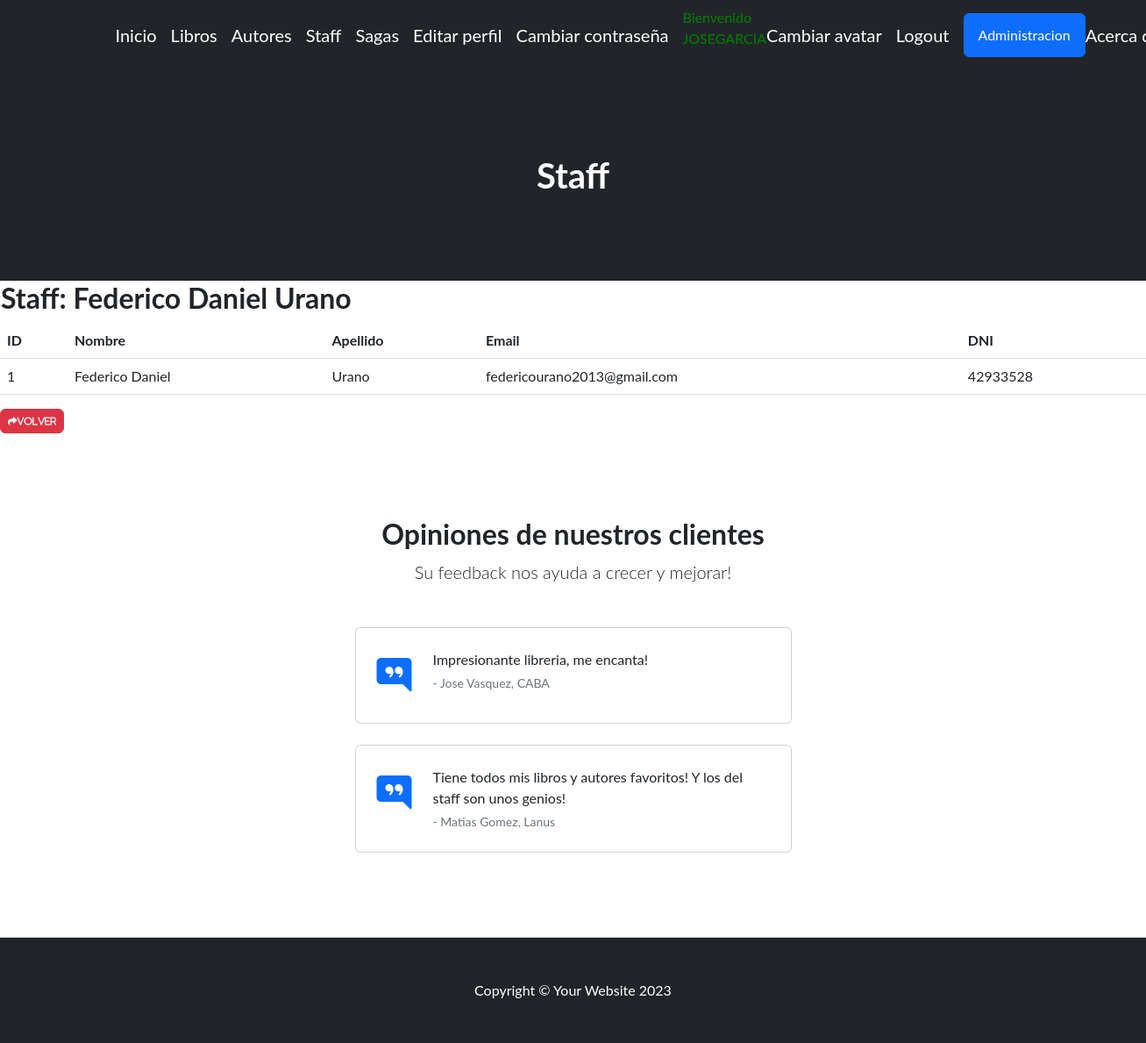
Before: /miaplicacion/detail_staff/1/ (signed in) with the older database file.
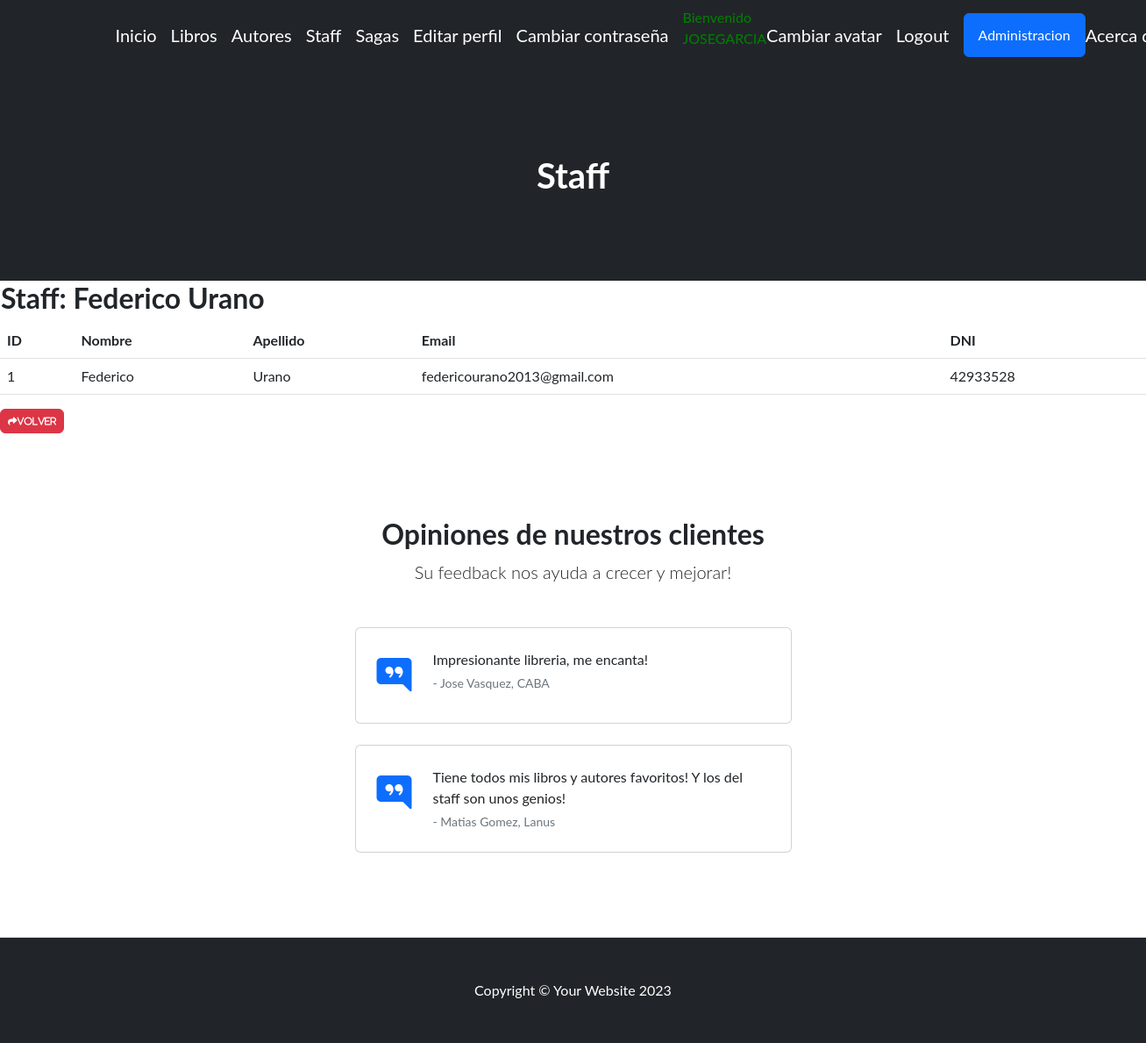
After: the same page with the newer database file.
### miaplicacion/models.py (models this page shows)
class Staff(models.Model):
    nombre = models.CharField(max_length=50)
    apellido = models.CharField(max_length=50)
    email = models.EmailField()
    dni = models.IntegerField()
    def __str__(self):
        return f"{self.nombre} {self.apellido}"

### miaplicacion/views.py (the view)
# urls.py: path('detail_staff/<int:pk>/', staffDetail.as_view(), name="detail_staff"),
class staffDetail(LoginRequiredMixin, DetailView):
    model = Staff

### miaplicacion/templates/miaplicacion/staff_detail.html (shortened to what this page needs)
{% extends 'miaplicacion/base.html' %}
{% load static %}
{% block cabecera %}Staff{% endblock cabecera %}
{% block contenido %}
<table>
    <tr>
        <td><h2>Staff: {{object}}</h2></td>
    </tr>
</table>
<table class="table">
  <thead>
    <tr>
      <th>ID</th>
      <th>Nombre</th>
      <th>Apellido</th>
      <th>Email</th>
      <th>DNI</th>
    </tr>
  </thead>
  <tbody>
    <tr>
      <td>{{ object.id }}</td>
      <td>{{ object.nombre }}</td>
      <td>{{ object.apellido }}</td>
      <td>{{ object.email }}</td>
      <td>{{ object.dni }}</td>
    </tr>
  </tbody>
</table>
<a
href="{% url 'Staff' %}"
class="btn btn-danger"
style="--bs-btn-padding-y: .25rem; --bs-btn-padding-x: .5rem; --bs-btn-font-size: .75rem;"
><i class="fa fa-share fa-sm" title="List Back">Volver</i>
</a>
{% endblock contenido %}

Changed rows visible on the page:
changed Staff "Urano": nombre+apellido "Federico Daniel Urano" → "Federico Urano"; nombre "Federico Daniel" → "Federico"
